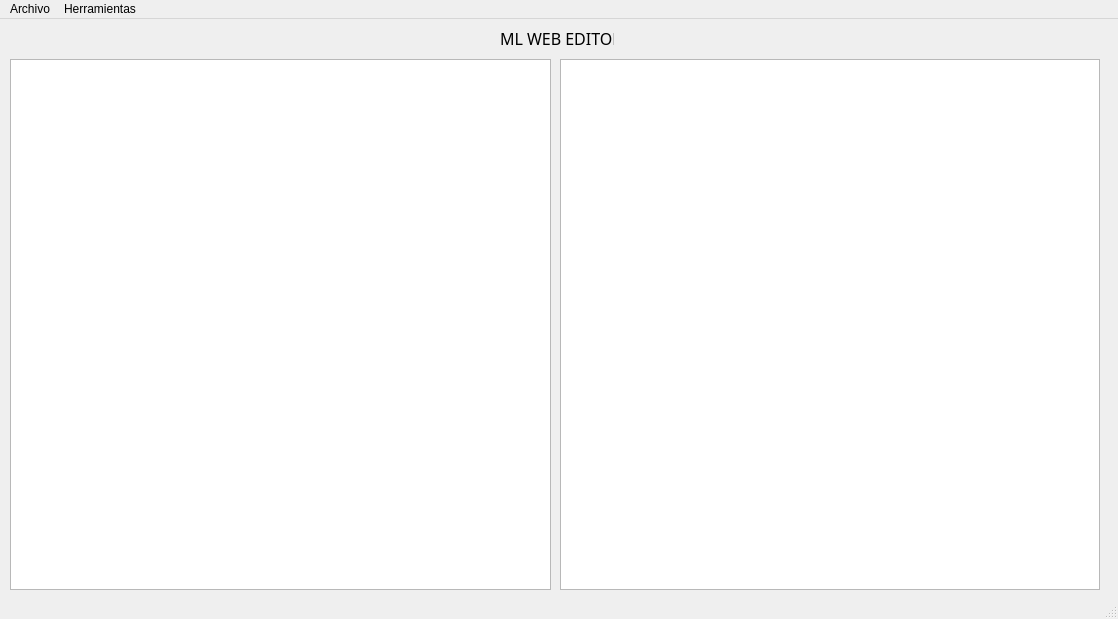
<?xml version="1.0" encoding="UTF-8"?>
<ui version="4.0">
 <class>MainWindow</class>
 <widget class="QMainWindow" name="MainWindow">
  <property name="geometry">
   <rect>
    <x>0</x>
    <y>0</y>
    <width>1118</width>
    <height>619</height>
   </rect>
  </property>
  <property name="windowTitle">
   <string>MainWindow</string>
  </property>
  <widget class="QWidget" name="centralwidget">
   <widget class="QLabel" name="label">
    <property name="geometry">
     <rect>
      <x>500</x>
      <y>10</y>
      <width>114</width>
      <height>18</height>
     </rect>
    </property>
    <property name="font">
     <font>
      <family>Berlin Sans FB</family>
      <pointsize>12</pointsize>
     </font>
    </property>
    <property name="text">
     <string>ML WEB EDITOR</string>
    </property>
    <property name="textFormat">
     <enum>Qt::PlainText</enum>
    </property>
   </widget>
   <widget class="QPlainTextEdit" name="texto">
    <property name="geometry">
     <rect>
      <x>10</x>
      <y>40</y>
      <width>541</width>
      <height>531</height>
     </rect>
    </property>
    <property name="font">
     <font>
      <family>Berlin Sans FB</family>
      <pointsize>11</pointsize>
      <weight>50</weight>
      <bold>false</bold>
     </font>
    </property>
   </widget>
   <widget class="QPlainTextEdit" name="consola">
    <property name="enabled">
     <bool>true</bool>
    </property>
    <property name="geometry">
     <rect>
      <x>560</x>
      <y>40</y>
      <width>540</width>
      <height>531</height>
     </rect>
    </property>
    <property name="font">
     <font>
      <family>Berlin Sans FB</family>
      <pointsize>11</pointsize>
     </font>
    </property>
    <property name="undoRedoEnabled">
     <bool>true</bool>
    </property>
    <property name="readOnly">
     <bool>true</bool>
    </property>
    <property name="plainText">
     <string/>
    </property>
    <property name="backgroundVisible">
     <bool>false</bool>
    </property>
   </widget>
  </widget>
  <widget class="QStatusBar" name="statusbar"/>
  <widget class="QMenuBar" name="menubar">
   <property name="geometry">
    <rect>
     <x>0</x>
     <y>0</y>
     <width>1118</width>
     <height>21</height>
    </rect>
   </property>
   <widget class="QMenu" name="menuArchivo">
    <property name="title">
     <string>Archivo</string>
    </property>
    <addaction name="mNuevo"/>
    <addaction name="mAbrir"/>
    <addaction name="mGuardar"/>
    <addaction name="mGuardar_Como"/>
    <addaction name="separator"/>
    <addaction name="mSalir"/>
   </widget>
   <widget class="QMenu" name="menuHerramientas">
    <property name="title">
     <string>Herramientas</string>
    </property>
    <addaction name="mAnalizar"/>
   </widget>
   <addaction name="menuArchivo"/>
   <addaction name="menuHerramientas"/>
  </widget>
  <action name="mNuevo">
   <property name="text">
    <string>Nuevo</string>
   </property>
  </action>
  <action name="mAbrir">
   <property name="text">
    <string>Abrir</string>
   </property>
  </action>
  <action name="mGuardar">
   <property name="text">
    <string>Guardar</string>
   </property>
  </action>
  <action name="mGuardar_Como">
   <property name="text">
    <string>Guardar como...</string>
   </property>
  </action>
  <action name="mSalir">
   <property name="text">
    <string>Salir</string>
   </property>
  </action>
  <action name="mAnalizar">
   <property name="text">
    <string>Ejecutar Analisis</string>
   </property>
  </action>
 </widget>
 <resources/>
 <connections/>
</ui>
